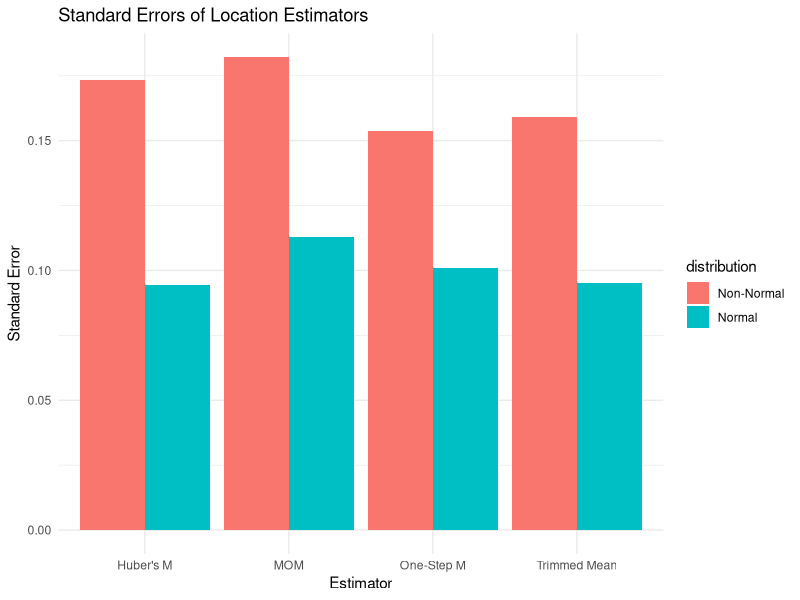

Here is the R script that generated this plot:
# Load necessary libraries
library(MASS)
library(boot)
library(ggplot2)

# Generate sample data
set.seed(123)
n <- 100  # sample size
normal_data <- rnorm(n)
non_normal_data <- rt(n, df = 2)  # t-distribution with 2 degrees of freedom

# Define location estimators

# Function to compute the trimmed mean
trimmed_mean <- function(x, trim = 0.2) {
  return(mean(x, trim = trim))
}

# Function to compute the one-step M-estimator
one_step_m_estimator <- function(x, bend = 1.28) {
  med <- median(x)
  madn <- mad(x, constant = 1 / 0.6745)
  w <- pmin(1, bend / abs((x - med) / madn))
  m_est <- sum(w * x) / sum(w)
  return(m_est)
}

# Function to compute Huber's M-estimator using the huber function from MASS
huber_m_estimator <- function(x, k = 1.5) {
  huber_result <- huber(x, k = k)
  return(huber_result$mu)
}

# Function to compute the MOM estimator
mom <- function(x, bend = 2.24) {
  med <- median(x)
  madn <- mad(x, constant = 1 / 0.6745)
  outliers <- abs(x - med) / madn > bend
  return(mean(x[!outliers]))
}

# Bootstrap functions for the estimators
bootstrap_trimmed_mean <- function(data, indices) {
  sample_data <- data[indices]
  return(trimmed_mean(sample_data))
}

bootstrap_one_step_m <- function(data, indices) {
  sample_data <- data[indices]
  return(one_step_m_estimator(sample_data))
}

bootstrap_huber_m <- function(data, indices) {
  sample_data <- data[indices]
  return(huber_m_estimator(sample_data))
}

bootstrap_mom <- function(data, indices) {
  sample_data <- data[indices]
  return(mom(sample_data))
}

# Compute bootstrap estimates for standard errors
set.seed(123)
bootstrap_results_normal <- data.frame(
  estimator = c("Trimmed Mean", "One-Step M", "Huber's M", "MOM"),
  SE = c(
    sd(boot(normal_data, bootstrap_trimmed_mean, R = 1000)$t),
    sd(boot(normal_data, bootstrap_one_step_m, R = 1000)$t),
    sd(boot(normal_data, bootstrap_huber_m, R = 1000)$t),
    sd(boot(normal_data, bootstrap_mom, R = 1000)$t)
  )
)

bootstrap_results_non_normal <- data.frame(
  estimator = c("Trimmed Mean", "One-Step M", "Huber's M", "MOM"),
  SE = c(
    sd(boot(non_normal_data, bootstrap_trimmed_mean, R = 1000)$t),
    sd(boot(non_normal_data, bootstrap_one_step_m, R = 1000)$t),
    sd(boot(non_normal_data, bootstrap_huber_m, R = 1000)$t),
    sd(boot(non_normal_data, bootstrap_mom, R = 1000)$t)
  )
)

# Print standard errors
cat("Standard Errors for Normal Data:\n")
print(bootstrap_results_normal)
cat("\nStandard Errors for Non-Normal Data:\n")
print(bootstrap_results_non_normal)

# Plotting the results
bootstrap_results_normal$distribution <- "Normal"
bootstrap_results_non_normal$distribution <- "Non-Normal"
bootstrap_results <- rbind(bootstrap_results_normal, bootstrap_results_non_normal)

ggplot(bootstrap_results, aes(x = estimator, y = SE, fill = distribution)) +
  geom_bar(stat = "identity", position = "dodge") +
  labs(title = "Standard Errors of Location Estimators",
       x = "Estimator",
       y = "Standard Error") +
  theme_minimal()
